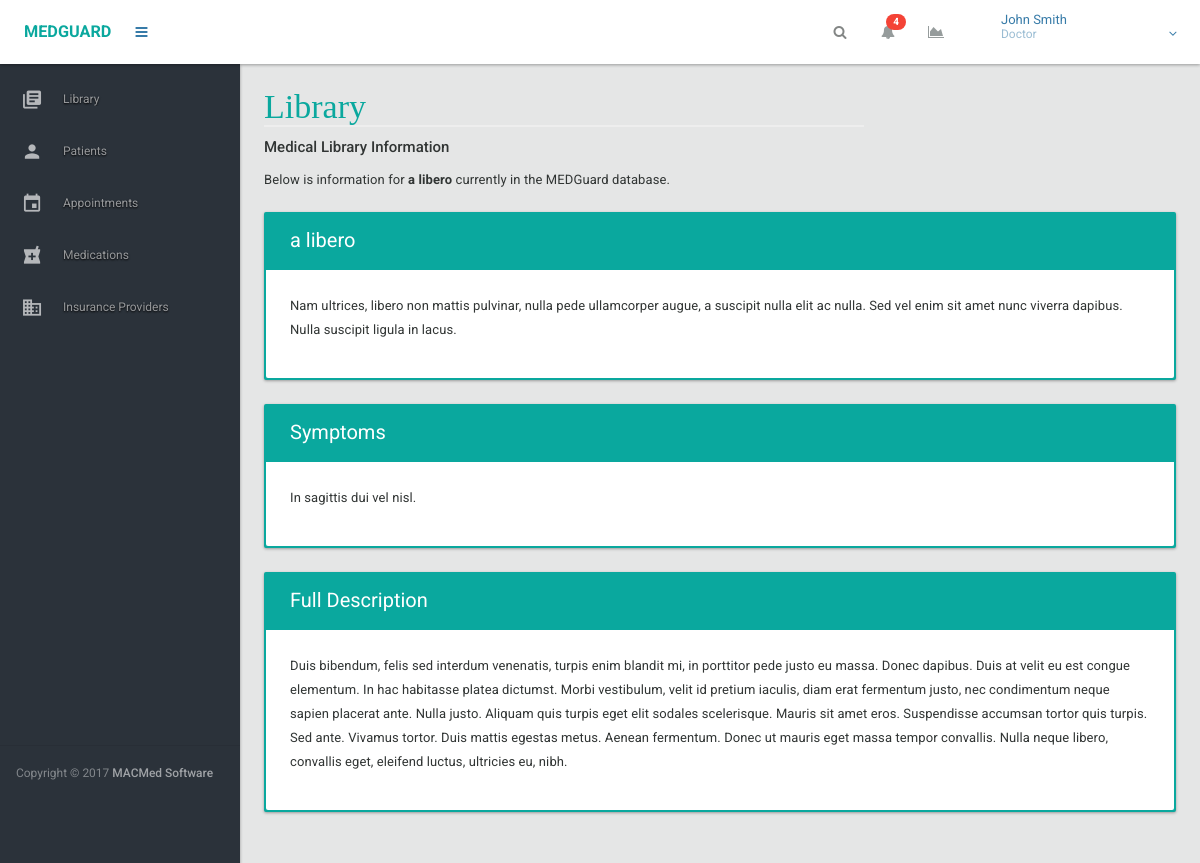
/library/14 (signed in), run on the app's committed database.
### models.py (models this page shows, shortened)
class Roles(db.Model):
	__tablename__ = 'roles'
	role_id = db.Column(db.Integer, primary_key=True)
	name = db.Column(db.String(50), nullable=False)
	role = db.relationship('User_level', foreign_keys = 'User_level.role_id', backref='role')

class MedLibrary(db.Model):
	__tablename__ = 'med_library'
	id = db.Column(db.Integer, primary_key=True)
	name = db.Column(db.String(50), nullable=False)
	symptom = db.Column(db.String(200), nullable=False)
	excerpt = db.Column(db.String(100), nullable=False)
	desc = db.Column(db.String(500), nullable=False)

### views.py (the view)
@app.route('/library/<item_id>')
@login_required
def view_single_library(item_id):
	data = MedLibrary.query.filter(MedLibrary.id == item_id).first()
	page_title = "Library"
	return render_template('library-single.html', main_nav = render_nav('main'), data = data, logged_user = logged_in_user_all(), page_title = page_title)

### controller.py (called while the page is built)
def get_user_role(user_id):
	user = User_level.query.filter_by(user_id=user_id).first()
	if user is not None:
		return user.role_id
	else:
		return False

def get_role_name(role_id):
	role = Roles.query.filter_by(role_id=role_id).first()
	return role.name

### nav.py (called while the page is built)
def render_nav(location):
	if location == "main":
		return render_nav_main()

def render_nav_main():
	links = []
	user_id = session['user_id']
	role = get_user_role(user_id)
	for page in PAGE_ACCESS[role]:
		links.append(mg_get_link(page))
	return links

### user.py (called while the page is built)
def get_logged_in_user_all():
	user_id = session['user_id']
	user = Users.query.filter(Users.user_id == user_id).first()
	user_dict = {}
	user_dict['full_name'] = getattr(user, 'first_name') + " " + getattr(user, 'last_name')
	user_dict['role_name'] = get_role_name(get_user_role(user_id))
	return user_dict

def logged_in_user_all():
	if session['logged_in'] == True:
		return get_logged_in_user_all()

### views.py (called while the page is built)
def login_required(test):
	@wraps(test)
	def wrap(*args, **kwargs):
		if 'logged_in' in session:
			return test(*args, **kwargs)
		else:
			flash('You need to login first')
			return redirect(url_for('login'))
	return wrap

### templates/library-single.html
{% extends "dashboard.html" %}
{% block content %}
<div class="row">
	<div class="col-lg-12">
		<h4>Medical Library Information</h4>
	</div>
	<div class="col-md-8">
		<article class="margin-bottom-xxl">
			<p>
				Below is information for <b>{{ data.name }}</b> currently in the MEDGuard database.
			</p>
		</article>
	</div>
	<div class="col-lg-12">
		<div class="card card-bordered style-primary">
			<div class="card-head">
				<header>{{ data.name }}</header>
			</div>
			<div class="card-body style-default-bright">
				<p>{{ data.excerpt }}</p>
			</div>
		</div>
		<div class="card card-bordered style-primary">
			<div class="card-head">
				<header>Symptoms</header>
			</div>
			<div class="card-body style-default-bright">
				<p>{{ data.symptom }}</p>
			</div>
		</div>
		<div class="card card-bordered style-primary">
			<div class="card-head">
				<header>Full Description</header>
			</div>
			<div class="card-body style-default-bright">
				<p>{{ data.desc }}</p>
			</div>
		</div>
	</div>
</div>
{% endblock %}

### templates/dashboard-header.html (shortened to what this page needs)
<header id="header" >
	<div class="headerbar">
		<div class="headerbar-left">
			<ul class="header-nav header-nav-options">
				<li class="header-nav-brand" >
					<div class="brand-holder">
						<a href="../../html/dashboards/dashboard.html">
							<span class="text-lg text-bold text-primary">MEDGUARD</span>
						</a>
					</div>
				</li>
				<li>
					<a class="btn btn-icon-toggle menubar-toggle" data-toggle="menubar" href="javascript:void(0);">
						<i class="fa fa-bars"></i>
					</a>
				</li>
			</ul>
		</div>
		<div class="headerbar-right">
			<ul class="header-nav header-nav-options">
				<li>
					<form class="navbar-search" role="search">
						<button type="submit" class="btn btn-icon-toggle ink-reaction"><i class="fa fa-search"></i></button>
					</form>
				</li>
				<li class="dropdown hidden-xs">
					<a href="javascript:void(0);" class="btn btn-icon-toggle btn-default" data-toggle="dropdown">
						<i class="fa fa-bell"></i><sup class="badge style-danger">4</sup>
					</a>
				</li>
				<li class="dropdown hidden-xs">
					<a href="javascript:void(0);" class="btn btn-icon-toggle btn-default" data-toggle="dropdown">
						<i class="fa fa-area-chart"></i>
					</a>
				</li>
			</ul>
			<ul class="header-nav header-nav-profile">
				<li class="dropdown">
					<a href="javascript:void(0);" class="dropdown-toggle ink-reaction" data-toggle="dropdown">
						<span class="profile-info">
							{{ logged_user.full_name }}
							<small>{{ logged_user.role_name }}</small>
						</span>
					</a>
				</li>
			</ul>
		</div>
	</div>
</header>

### static/css/main.css (style rules this page uses)
a, h1, h2 { color: #377BA8; }

### data on the page
Roles: role_name "Doctor"
MedLibrary: name "a libero", excerpt "Nam ultrices, libero non mattis pulvinar, nulla pede ullamcorper augue, a suscipit nulla elit ac nulla. Sed vel enim sit amet nunc viverra dapibus. Nulla suscipit ligula in lacus.", symptom "In sagittis dui vel nisl.", desc "Duis bibendum, felis sed interdum venenatis, turpis enim blandit mi, in porttitor pede justo eu massa. Donec dapibus. Duis at velit eu est congue elementum. In hac habitasse platea dictumst. Morbi vestibulum, velit id pretium iaculis, diam erat fermentum justo, nec condimentum neque sapien placerat ante. Nulla justo. Aliquam quis turpis eget elit sodales scelerisque. Mauris sit amet eros. Suspendisse accumsan tortor quis turpis. Sed ante. Vivamus tortor. Duis mattis egestas metus. Aenean fermentum. Donec ut mauris eget massa tempor convallis. Nulla neque libero, convallis eget, eleifend luctus, ultricies eu, nibh."

### other printed values
{{ logged_user.full_name }} "John Smith"
{{ page_title }} "Library"
{{ link['name'] }} "Library" "Patients" "Appointments" "Medications" "Insurance Providers"
